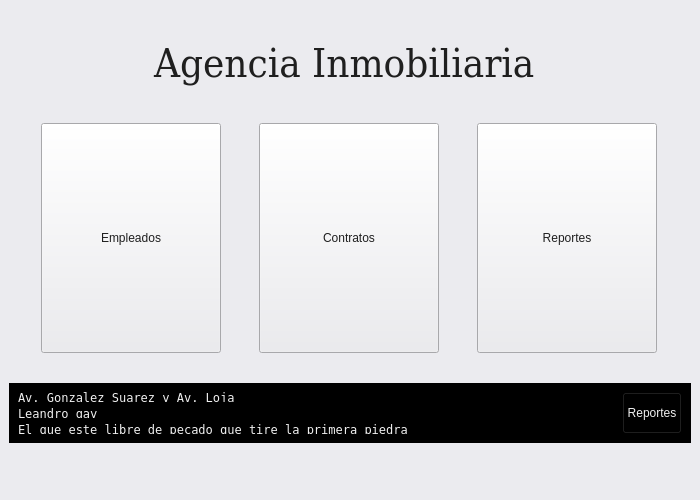
<?xml version="1.0" encoding="UTF-8"?>
<ui version="4.0">
 <class>MainWindow</class>
 <widget class="QMainWindow" name="MainWindow">
  <property name="geometry">
   <rect>
    <x>0</x>
    <y>0</y>
    <width>700</width>
    <height>500</height>
   </rect>
  </property>
  <property name="windowTitle">
   <string>MainWindow</string>
  </property>
  <property name="styleSheet">
   <string notr="true">background-color: rgb(235, 235, 239);
color: #1f1f1f;</string>
  </property>
  <widget class="QWidget" name="centralwidget">
   <layout class="QVBoxLayout" name="verticalLayout">
    <item>
     <widget class="QLabel" name="label">
      <property name="minimumSize">
       <size>
        <width>0</width>
        <height>60</height>
       </size>
      </property>
      <property name="maximumSize">
       <size>
        <width>16777215</width>
        <height>60</height>
       </size>
      </property>
      <property name="font">
       <font>
        <family>DejaVu Serif Condensed</family>
        <pointsize>30</pointsize>
       </font>
      </property>
      <property name="text">
       <string>Agencia Inmobiliaria </string>
      </property>
      <property name="alignment">
       <set>Qt::AlignCenter</set>
      </property>
     </widget>
    </item>
    <item>
     <layout class="QHBoxLayout" name="horizontalLayout">
      <item>
       <widget class="QPushButton" name="btnEmpleados">
        <property name="minimumSize">
         <size>
          <width>80</width>
          <height>230</height>
         </size>
        </property>
        <property name="maximumSize">
         <size>
          <width>180</width>
          <height>230</height>
         </size>
        </property>
        <property name="text">
         <string>Empleados</string>
        </property>
       </widget>
      </item>
      <item>
       <widget class="QPushButton" name="btnInmuebles">
        <property name="maximumSize">
         <size>
          <width>180</width>
          <height>230</height>
         </size>
        </property>
        <property name="text">
         <string>Contratos</string>
        </property>
       </widget>
      </item>
      <item>
       <widget class="QPushButton" name="btnClientes">
        <property name="maximumSize">
         <size>
          <width>180</width>
          <height>230</height>
         </size>
        </property>
        <property name="text">
         <string>Reportes</string>
        </property>
       </widget>
      </item>
     </layout>
    </item>
    <item>
     <widget class="QWidget" name="horizontalWidget_2" native="true">
      <property name="maximumSize">
       <size>
        <width>16777215</width>
        <height>60</height>
       </size>
      </property>
      <property name="styleSheet">
       <string notr="true">background-color: black;
color: #f1f1f1;</string>
      </property>
      <layout class="QHBoxLayout" name="horizontalLayout_2">
       <item>
        <layout class="QVBoxLayout" name="verticalLayout_2">
         <item>
          <widget class="QLabel" name="label_2">
           <property name="font">
            <font>
             <family>DejaVu Sans Mono</family>
            </font>
           </property>
           <property name="text">
            <string>Av. Gonzalez Suarez y Av. Loja</string>
           </property>
          </widget>
         </item>
         <item>
          <widget class="QLabel" name="label_3">
           <property name="font">
            <font>
             <family>DejaVu Sans Mono</family>
            </font>
           </property>
           <property name="text">
            <string>Leandro gay</string>
           </property>
          </widget>
         </item>
         <item>
          <widget class="QLabel" name="label_4">
           <property name="font">
            <font>
             <family>DejaVu Sans Mono</family>
            </font>
           </property>
           <property name="text">
            <string>El que este libre de pecado que tire la primera piedra</string>
           </property>
          </widget>
         </item>
        </layout>
       </item>
       <item>
        <widget class="QPushButton" name="btnReportes">
         <property name="maximumSize">
          <size>
           <width>60</width>
           <height>60</height>
          </size>
         </property>
         <property name="text">
          <string>Reportes</string>
         </property>
        </widget>
       </item>
      </layout>
     </widget>
    </item>
   </layout>
  </widget>
  <widget class="QMenuBar" name="menubar">
   <property name="geometry">
    <rect>
     <x>0</x>
     <y>0</y>
     <width>700</width>
     <height>19</height>
    </rect>
   </property>
  </widget>
  <widget class="QStatusBar" name="statusbar"/>
 </widget>
 <resources/>
 <connections/>
</ui>
